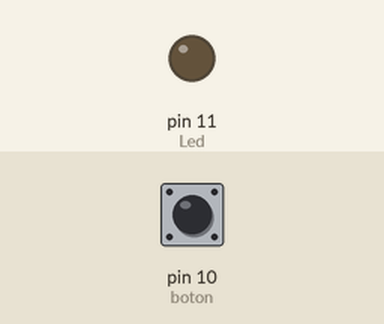
Bench run of a sketch on a simulated Arduino Uno, built with avr-gcc and run on an emulated ATmega328P. On the bench: output pins drawn as LEDs (lit = HIGH). Inputs (shaded band) come from the test bench; at power-on: pin 10 (boton) HIGH. What the sketch prints to the serial monitor is not drawn.

Above: at 1.2 s.
1.3 s: pin 10 (boton) pulled LOW for 0.15 s
At 1.37 s:
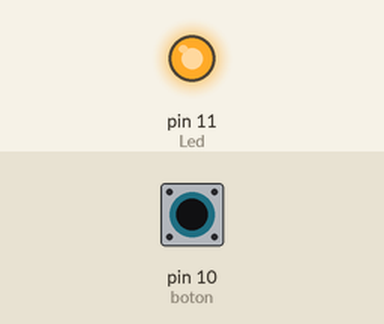
2.9 s: pin 10 (boton) pulled LOW for 3.2 s
At 7.3 s:
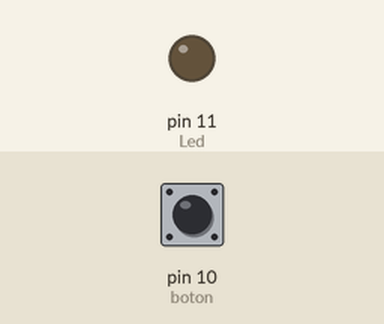
Timing chart, 0 to 8.8 s (numbered marks = the images above; inputs shaded):
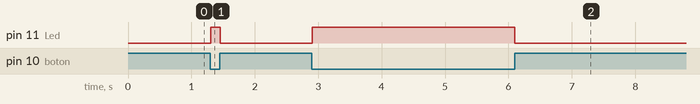

Measured:
- after the input at 1.3 s, pin 11 (Led): LOW → HIGH at once, → LOW 0.15 s later
- after the input at 2.9 s, pin 11 (Led): LOW → HIGH at once, → LOW 3.2 s later

The sketch:

UsoPullUpInterno.ino
```cpp
int boton = 10;
int Led = 11;

void setup() {
  // put your setup code here, to run once:
  pinMode(Led, OUTPUT);
  pinMode(boton, INPUT_PULLUP);
  Serial.begin(9600);
  //Las entradas analogicas no requieren inicialización
}

void loop() {
  // put your main code here, to run repeatedly:

  Serial.println(digitalRead(boton));

    //When boton is LOW means is not been pressed
    //When boton is HIGH means is been pressed

  if(digitalRead(boton) == LOW){
    digitalWrite(Led, HIGH);
  }else{
    digitalWrite(Led, LOW);
  }
}
```
